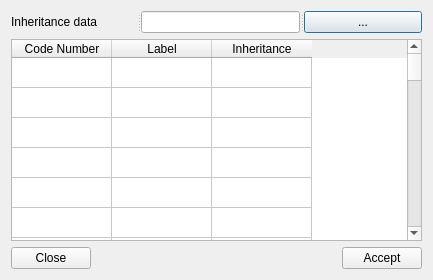
<?xml version="1.0" encoding="UTF-8"?>
<ui version="4.0">
 <class>Dialog</class>
 <widget class="QDialog" name="Dialog">
  <property name="geometry">
   <rect>
    <x>0</x>
    <y>0</y>
    <width>433</width>
    <height>280</height>
   </rect>
  </property>
  <property name="windowTitle">
   <string>Set Inheritance</string>
  </property>
  <property name="windowIcon">
   <iconset>
    <normaloff>res/logo.ico</normaloff>res/logo.ico</iconset>
  </property>
  <layout class="QGridLayout" name="gridLayout">
   <item row="0" column="0">
    <widget class="QSplitter" name="splitter">
     <property name="orientation">
      <enum>Qt::Horizontal</enum>
     </property>
     <widget class="QLabel" name="label">
      <property name="text">
       <string>Inheritance data</string>
      </property>
     </widget>
     <widget class="QLineEdit" name="lineEdit"/>
     <widget class="QPushButton" name="pushButton_4">
      <property name="text">
       <string>...</string>
      </property>
     </widget>
    </widget>
   </item>
   <item row="1" column="0">
    <widget class="QTableWidget" name="tableWidget">
     <property name="rowCount">
      <number>100</number>
     </property>
     <attribute name="verticalHeaderVisible">
      <bool>false</bool>
     </attribute>
     <row/>
     <row/>
     <row/>
     <row/>
     <row/>
     <row/>
     <row/>
     <row/>
     <row/>
     <row/>
     <row/>
     <row/>
     <row/>
     <row/>
     <row/>
     <row/>
     <row/>
     <row/>
     <row/>
     <row/>
     <row/>
     <row/>
     <row/>
     <row/>
     <row/>
     <row/>
     <row/>
     <row/>
     <row/>
     <row/>
     <row/>
     <row/>
     <row/>
     <row/>
     <row/>
     <row/>
     <row/>
     <row/>
     <row/>
     <row/>
     <row/>
     <row/>
     <row/>
     <row/>
     <row/>
     <row/>
     <row/>
     <row/>
     <row/>
     <row/>
     <row/>
     <row/>
     <row/>
     <row/>
     <row/>
     <row/>
     <row/>
     <row/>
     <row/>
     <row/>
     <row/>
     <row/>
     <row/>
     <row/>
     <row/>
     <row/>
     <row/>
     <row/>
     <row/>
     <row/>
     <row/>
     <row/>
     <row/>
     <row/>
     <row/>
     <row/>
     <row/>
     <row/>
     <row/>
     <row/>
     <row/>
     <row/>
     <row/>
     <row/>
     <row/>
     <row/>
     <row/>
     <row/>
     <row/>
     <row/>
     <row/>
     <row/>
     <row/>
     <row/>
     <row/>
     <row/>
     <row/>
     <row/>
     <row/>
     <row/>
     <column>
      <property name="text">
       <string>Code Number</string>
      </property>
     </column>
     <column>
      <property name="text">
       <string>Label</string>
      </property>
     </column>
     <column>
      <property name="text">
       <string>Inheritance</string>
      </property>
     </column>
    </widget>
   </item>
   <item row="2" column="0">
    <layout class="QHBoxLayout" name="horizontalLayout">
     <item>
      <widget class="QPushButton" name="pushButton">
       <property name="text">
        <string>Close</string>
       </property>
      </widget>
     </item>
     <item>
      <spacer name="horizontalSpacer">
       <property name="orientation">
        <enum>Qt::Horizontal</enum>
       </property>
       <property name="sizeHint" stdset="0">
        <size>
         <width>40</width>
         <height>20</height>
        </size>
       </property>
      </spacer>
     </item>
     <item>
      <widget class="QPushButton" name="pushButton_2">
       <property name="text">
        <string>Accept</string>
       </property>
      </widget>
     </item>
    </layout>
   </item>
  </layout>
 </widget>
 <resources/>
 <connections/>
</ui>
